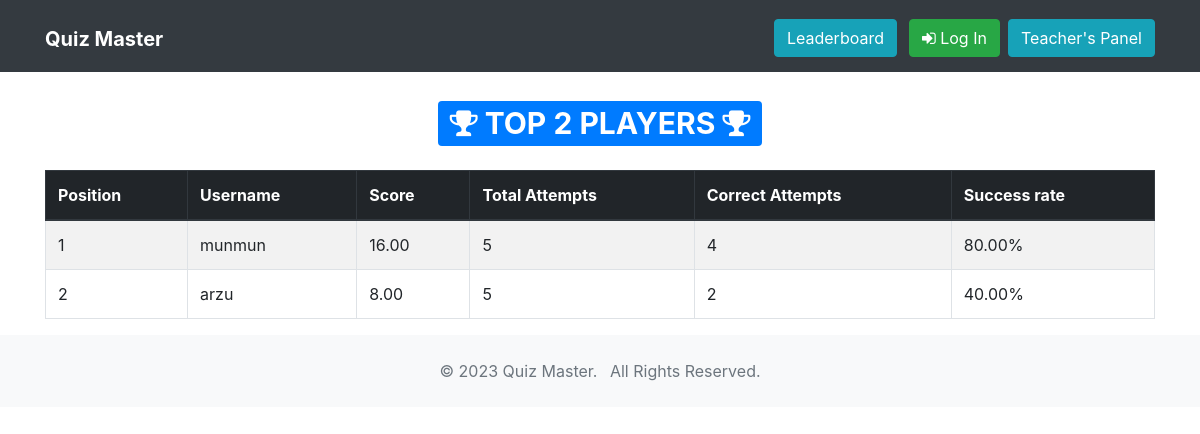
Page /leaderboard/ on the committed database.
### quiz/models.py (models this page shows, shortened)
class QuizProfile(TimeStampedModel):
    user = models.OneToOneField(User, on_delete=models.CASCADE)
    total_score = models.DecimalField(_('Total Score'), default=0, decimal_places=2, max_digits=10)
    @classmethod
    def get_rankings(cls):
        rankings = QuizProfile.objects.select_related(
            'user',
        ).annotate(
            total_attempts=Count('attempts'),
            correct_attempts=Sum(Case(When(attempts__is_correct=True, then=1), default=0, output_field=models.IntegerField())),
            success_rate=Cast(100.0 * F('correct_attempts') / F('total_attempts'), models.FloatField())
        ).order_by(
            '-total_score',
            '-correct_attempts',
            '-success_rate',
            'created'
        )
        return rankings

### quiz/views.py (the view)
# urls.py: re_path(r'^leaderboard/$', views.leaderboard, name='leaderboard'),
def leaderboard(request):
    top_quiz_profiles = QuizProfile.get_rankings()[:500]
    total_count = top_quiz_profiles.count()
    context = {
        'top_quiz_profiles': top_quiz_profiles,
        'total_count': total_count,
    }
    return render(request, 'quiz/leaderboard.html', context=context)

### templates/quiz/leaderboard.html (shortened to what this page needs)
{% extends 'base.html' %}
{% load humanize %}
{% block content %}
<div class="container">
    <h1 class="text-center my-4"><span class="badge badge-primary"><i class="fa fa-trophy" aria-hidden="true"></i> TOP {{ total_count }} PLAYERS <i class="fa fa-trophy" aria-hidden="true"></i></span></h1>
    <table class="table table-striped table-bordered">
        <thead class="thead-dark">
            <tr>
                <th>Position</th>
                <th>Username</th>
                <th>Score</th>
                <th>Total Attempts</th>
                <th>Correct Attempts</th>
                <th>Success rate</th>
            </tr>
        </thead>
        <tbody>
            {% for quiz_profile in top_quiz_profiles %}
            <tr>
                <td>{{ forloop.counter }}</td>
                <td>{{ quiz_profile.user.username }}</td>
                <td>{{ quiz_profile.total_score }}</td>
                <td>{{ quiz_profile.total_attempts }}</td>
                <td>{{ quiz_profile.correct_attempts }}</td>
                <td>{{ quiz_profile.success_rate|floatformat:2 }}%</td>
            </tr>
            {% endfor %}
        </tbody>
    </table>
</div>
{% endblock content %}

### templates/base.html (shortened to what this page needs)
{% load static %}
<!doctype html>
<html lang="en">
<head>
    <link rel="stylesheet" href="https://maxcdn.bootstrapcdn.com/bootstrap/4.0.0-beta.2/css/bootstrap.min.css">
    <link rel="stylesheet" href="https://maxcdn.bootstrapcdn.com/font-awesome/4.7.0/css/font-awesome.min.css">
</head>
<body class="bg-white">
    <nav class="navbar navbar-expand-md navbar-dark bg-dark">
        <div class="container">
            <h1><a href="{% url 'quiz:home' %}" class="navbar-brand">
                <strong>Quiz Master</strong></a></h1>
            <div class="collapse navbar-collapse justify-content-end " id="navbar">
                {% if not request.user.is_active %}
                <a href="{% url 'quiz:leaderboard' %}" class="btn btn-info mt-1 mx-1">Leaderboard</a>
                <a href="{% url 'quiz:login' %}" class="btn btn-success mt-1 ml-2"><i class="fa fa-sign-in" aria-hidden="true"></i> Log In</a>
                {% endif %}
                <a href="{% url 'admin:login' %}" class="btn btn-info mt-1 ml-2">Teacher's Panel</a>
            </div>
        </div>
    </nav>
    {% block content %}
    {% endblock content %}
    <footer class="bg-light text-muted py-0">
        <div class="container py-4">
            <ul class="list-inline mb-0 text-center">
                <li class="list-inline-item">&copy; 2023 Quiz Master.</li>
                <li class="list-inline-item">All Rights Reserved.</li>
            </ul>
        </div>
    </footer>
</body>
</html>

### rows in the picture
QuizProfile: user.username "munmun", total_score "16.00", total_attempts "5", correct_attempts "4", success_rate "80.00"
QuizProfile: user.username "arzu", total_score "8.00", total_attempts "5", correct_attempts "2", success_rate "40.00"

### other values in the picture
{{ total_count }} "2"
